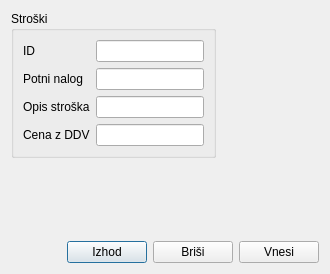
<?xml version="1.0" encoding="UTF-8"?>
<ui version="4.0">
 <class>stroski</class>
 <widget class="QDialog" name="stroski">
  <property name="geometry">
   <rect>
    <x>0</x>
    <y>0</y>
    <width>330</width>
    <height>274</height>
   </rect>
  </property>
  <property name="windowTitle">
   <string>Vnos in urejanje stroškov potovanja</string>
  </property>
  <layout class="QGridLayout" name="gridLayout_2">
   <item row="0" column="0">
    <layout class="QHBoxLayout" name="horizontalLayout_2">
     <item>
      <widget class="QGroupBox" name="groupBox">
       <property name="title">
        <string>Stroški</string>
       </property>
       <layout class="QGridLayout" name="gridLayout">
        <item row="0" column="0">
         <layout class="QFormLayout" name="formLayout">
          <item row="2" column="0">
           <widget class="QLabel" name="label">
            <property name="text">
             <string>Opis stroška</string>
            </property>
           </widget>
          </item>
          <item row="3" column="0">
           <widget class="QLabel" name="label_2">
            <property name="text">
             <string>Cena z DDV</string>
            </property>
           </widget>
          </item>
          <item row="2" column="1">
           <widget class="QLineEdit" name="txt_strosek"/>
          </item>
          <item row="3" column="1">
           <widget class="QLineEdit" name="txt_cena"/>
          </item>
          <item row="0" column="0">
           <widget class="QLabel" name="label_3">
            <property name="text">
             <string>ID</string>
            </property>
           </widget>
          </item>
          <item row="0" column="1">
           <widget class="QLineEdit" name="txt_id"/>
          </item>
          <item row="1" column="1">
           <widget class="QLineEdit" name="txt_nalog"/>
          </item>
          <item row="1" column="0">
           <widget class="QLabel" name="label_4">
            <property name="text">
             <string>Potni nalog</string>
            </property>
           </widget>
          </item>
         </layout>
        </item>
       </layout>
      </widget>
     </item>
     <item>
      <spacer name="horizontalSpacer_2">
       <property name="orientation">
        <enum>Qt::Horizontal</enum>
       </property>
       <property name="sizeHint" stdset="0">
        <size>
         <width>40</width>
         <height>20</height>
        </size>
       </property>
      </spacer>
     </item>
    </layout>
   </item>
   <item row="1" column="0">
    <spacer name="verticalSpacer">
     <property name="orientation">
      <enum>Qt::Vertical</enum>
     </property>
     <property name="sizeHint" stdset="0">
      <size>
       <width>20</width>
       <height>109</height>
      </size>
     </property>
    </spacer>
   </item>
   <item row="2" column="0">
    <layout class="QHBoxLayout" name="horizontalLayout">
     <item>
      <spacer name="horizontalSpacer">
       <property name="orientation">
        <enum>Qt::Horizontal</enum>
       </property>
       <property name="sizeHint" stdset="0">
        <size>
         <width>40</width>
         <height>20</height>
        </size>
       </property>
      </spacer>
     </item>
     <item>
      <widget class="QPushButton" name="btn_izhod">
       <property name="text">
        <string>Izhod</string>
       </property>
      </widget>
     </item>
     <item>
      <widget class="QPushButton" name="btn_brisi">
       <property name="text">
        <string>Briši</string>
       </property>
      </widget>
     </item>
     <item>
      <widget class="QPushButton" name="btn_sprejmi">
       <property name="text">
        <string>Vnesi</string>
       </property>
      </widget>
     </item>
    </layout>
   </item>
  </layout>
 </widget>
 <resources/>
 <connections/>
</ui>
